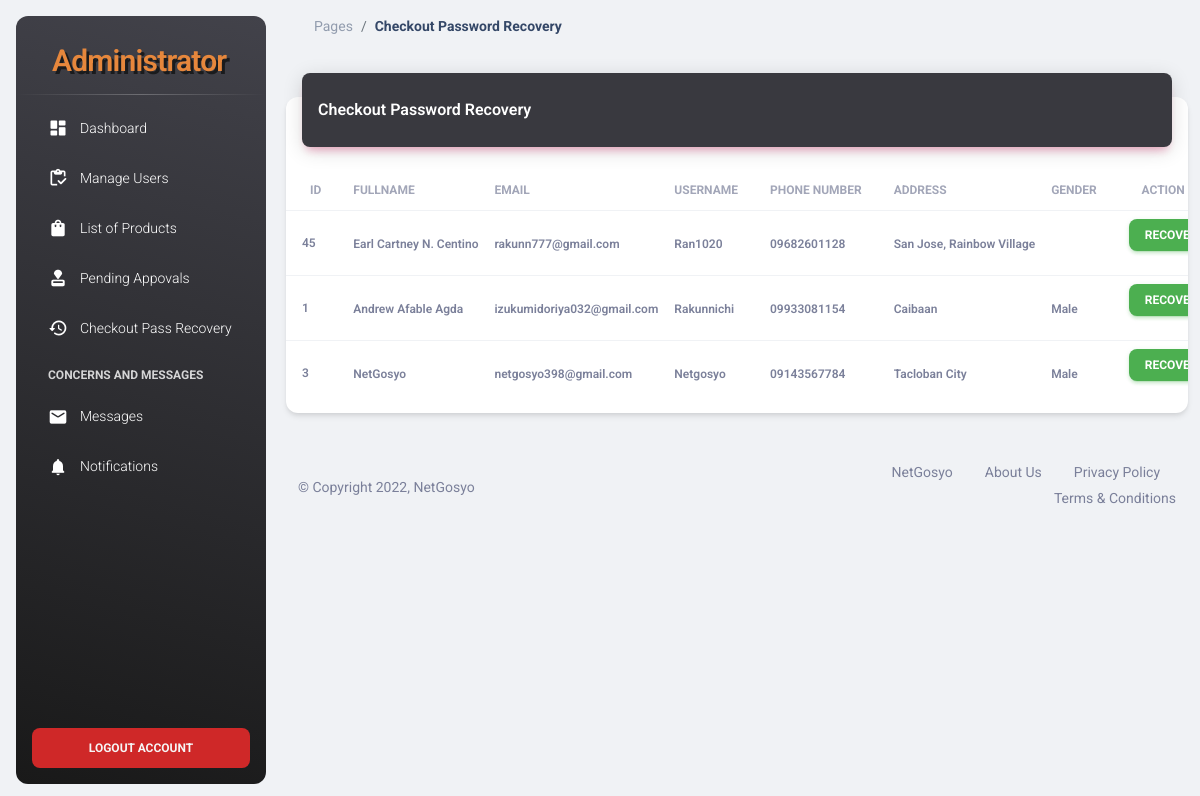
The page /NetGosyo-Admin/checkout-pass.php (signed in) on the database its author committed.
### tables this page shows
CREATE TABLE `user_form` (
  `id` int(100) NOT NULL,
  `fullname` varchar(100) NOT NULL,
  `email` varchar(100) NOT NULL,
  `username` varchar(255) NOT NULL,
  `password` varchar(100) NOT NULL,
  `checkout_pass` varchar(250) NOT NULL,
  `phonenumber` varchar(255) NOT NULL,
  `address` varchar(255) NOT NULL,
  `address2` varchar(500) NOT NULL,
  `archipelago` varchar(250) NOT NULL,
  `landmark` varchar(500) NOT NULL,
  `city` varchar(250) NOT NULL,
  `province` varchar(250) NOT NULL,
  `zip` varchar(250) NOT NULL,
  `dateofbirth` varchar(255) NOT NULL,
  `gender` varchar(255) NOT NULL,
  `image` varchar(255) NOT NULL,
  `shopname` varchar(250) NOT NULL DEFAULT 'user',
  `shopdesc` varchar(5000) NOT NULL,
  `vkey` varchar(50) NOT NULL,
  `verify_token` varchar(100) NOT NULL,
  `verified` tinyint(1) NOT NULL DEFAULT 0,
  `register_date` timestamp NOT NULL DEFAULT current_timestamp() ON UPDATE current_timestamp(),
  `id_pic` varchar(255) DEFAULT NULL,
  `has_verified_badge` tinyint(1) DEFAULT NULL,
  `is_banned` tinyint(1) NOT NULL DEFAULT 0,
  `number_verified` tinyint(4) NOT NULL DEFAULT 0
);

### NetGosyo-Admin/checkout-pass.php (the view)
<?php
  include('header.php');
  ?>
<main class="main-content position-relative max-height-vh-100 h-100 border-radius-lg ">
    <nav class="navbar navbar-main navbar-expand-lg px-0 mx-4 shadow-none border-radius-xl" id="navbarBlur"
        data-scroll="true">
        <div class="container-fluid py-1 px-3">
            <nav aria-label="breadcrumb">
                <ol class="breadcrumb bg-transparent mb-0 pb-0 pt-1 px-0 me-sm-6 me-5">
                    <li class="breadcrumb-item text-sm"><a class="opacity-5 text-dark" href="javascript:;">Pages</a>
                    </li>
                    <li class="breadcrumb-item text-sm text-dark active" aria-current="page"><b>Checkout Password Recovery</b></li>
                </ol>
            </nav>
        </div>
    </nav>
    <div class="container-fluid py-4">
        <div class="row">
            <div class="col-12">
                <div class="card my-4">
                    <div class="card-header p-0 position-relative mt-n4 mx-3 z-index-2">
                        <div class="color-greyish-bg shadow-primary border-radius-lg pt-4 pb-3">
                            <h6 class="text-white text-capitalize ps-3">Checkout Password Recovery</h6>
                        </div>
                    </div>
                    <div class="card-body px-0 pb-2">
                        <div class="table-responsive p-0">
                            <table class="table align-items-center justify-content-center mb-0">
                                <thead>
                                    <tr>
                                        <th class="text-uppercase text-secondary text-xs font-weight-bolder opacity-7">
                                            Id</th>
                                        <th
                                            class="text-uppercase text-secondary text-xs font-weight-bolder opacity-7 ps-2">
                                            Fullname</th>
                                        <th
                                            class="text-uppercase text-secondary text-xs font-weight-bolder opacity-7 ps-2">
                                           Email</th>
                                        <th
                                            class="text-uppercase text-secondary text-xs font-weight-bolder opacity-7 ps-2">
                                            Username</th>
                                        <th
                                            class="text-uppercase text-secondary text-xs font-weight-bolder opacity-7 ps-2">
                                            Phone Number</th>
                                        <th
                                            class="text-uppercase text-secondary text-xs font-weight-bolder opacity-7 ps-2">
                                            Address</th>
                                        <th
                                            class="text-uppercase text-secondary text-xs font-weight-bolder opacity-7 ps-2">
                                            Gender</th>
                                        <th
                                            class="text-uppercase text-secondary text-xs font-weight-bolder text-center opacity-7 ps-2">
                                            Action</th>
                                    </tr>
                                </thead>
                                <tbody>
                                    <?php
  			            $select_user = mysqli_query($conn, "SELECT * FROM `user_form`where shopname = 'user' ORDER BY register_date DESC ") or die('query failed!');
                        if(mysqli_num_rows($select_user) > 0){
                        while($fetch_user = mysqli_fetch_assoc($select_user)){
                    ?>
                                    <tr>
                                        <td>
                                            <div class="d-flex px-2 py-1">
                                                <div class="d-flex flex-column justify-content-center">
                                                    <p class="text-xs font-weight-bold mb-0">
                                                        <?php echo $fetch_user['id'];?></p>
                                                </div>
                                            </div>
                                        </td>
                                        <td>
                                            <span class="text-xs font-weight-bold">
                                                <?php echo $fetch_user['fullname'];?></span>
                                        </td>
                                        <td>
                                            <span
                                                class="text-xs font-weight-bold"><?php echo $fetch_user['email'];?></span>
                                        </td>
                                        <td>
                                            <span
                                                class="text-xs font-weight-bold"><?php echo $fetch_user['username'];?></span>
                                        </td>
                                        <td>
                                            <span
                                                class="text-xs font-weight-bold"><?php echo $fetch_user['phonenumber'];?></span>
                                        </td>
                                        <td>
                                            <span
                                                class="text-xs font-weight-bold"><?php echo $fetch_user['address'];?></span>
                                        </td>
                                        <td>
                                            <span
                                                class="text-xs font-weight-bold"><?php echo $fetch_user['gender'];?></span>
                                        </td>
                                        <td class="align-middle text-center">
                                            <a href="update-checkout.php?deleteProduct=1&id=<?= $fetch_user['id'] ?>">
                                            <button type="button" class="btn btn-success btn-sm">Recover</button></a>
                                        </td>
                                    </tr>
                                    <?php
                        };
                    };
                     ?>
                                </tbody>
                            </table>
                        </div>
                    </div>
                </div>
            </div>
        </div>
        <?php
  include('footer.php');
  ?>

### NetGosyo-Admin/assets/css/style.css (style rules this page uses)
.color-greyish-bg { background: #39393f; }
.text-white { color: #f6f6f6; }

### rows shown on the page
user_form: id "45", fullname "Earl Cartney N. Centino", email "rakunn777@gmail.com", username "Ran1020", phonenumber "09682601128", address "San Jose, Rainbow Village"
user_form: id "1", fullname "Andrew Afable Agda", email "izukumidoriya032@gmail.com", username "Rakunnichi", phonenumber "09933081154", address "Caibaan", gender "Male"
user_form: id "3", fullname "NetGosyo", email "netgosyo398@gmail.com", username "Netgosyo", phonenumber "09143567784", address "Tacloban City", gender "Male"
